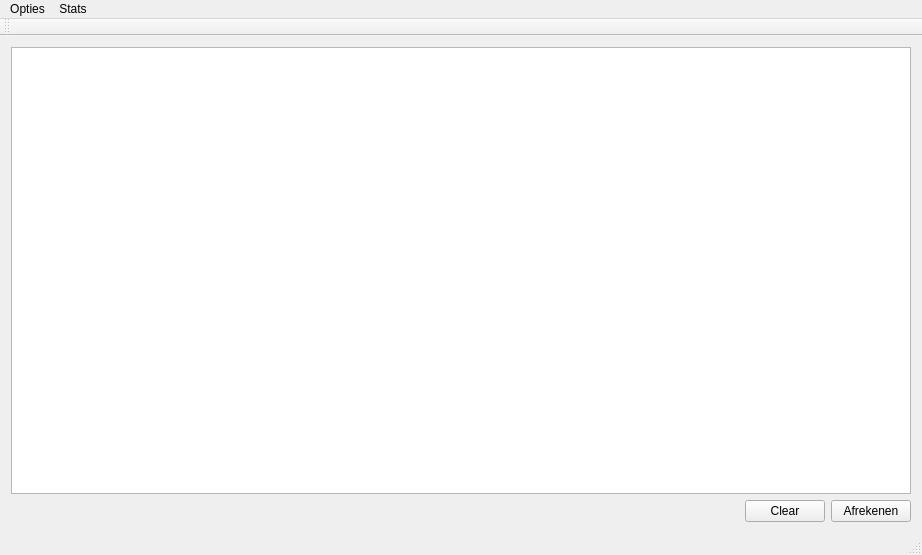
<?xml version="1.0" encoding="UTF-8"?>
<ui version="4.0">
 <class>MainWindow</class>
 <widget class="QMainWindow" name="MainWindow">
  <property name="geometry">
   <rect>
    <x>0</x>
    <y>0</y>
    <width>922</width>
    <height>555</height>
   </rect>
  </property>
  <property name="windowTitle">
   <string>MainWindow</string>
  </property>
  <widget class="QWidget" name="centralWidget">
   <layout class="QVBoxLayout" name="verticalLayout">
    <item>
     <widget class="QTableWidget" name="menuLijst"/>
    </item>
    <item>
     <layout class="QHBoxLayout" name="horizontalLayout">
      <item>
       <spacer name="horizontalSpacer">
        <property name="orientation">
         <enum>Qt::Horizontal</enum>
        </property>
        <property name="sizeHint" stdset="0">
         <size>
          <width>40</width>
          <height>20</height>
         </size>
        </property>
       </spacer>
      </item>
      <item>
       <widget class="QPushButton" name="clear">
        <property name="text">
         <string>Clear</string>
        </property>
       </widget>
      </item>
      <item>
       <widget class="QPushButton" name="afrekenen">
        <property name="text">
         <string>Afrekenen</string>
        </property>
       </widget>
      </item>
     </layout>
    </item>
   </layout>
  </widget>
  <widget class="QMenuBar" name="menuBar">
   <property name="geometry">
    <rect>
     <x>0</x>
     <y>0</y>
     <width>922</width>
     <height>26</height>
    </rect>
   </property>
   <widget class="QMenu" name="menuOpties">
    <property name="title">
     <string>Opties</string>
    </property>
    <addaction name="actionMenu_aanpassen"/>
    <addaction name="actionLogs_verwijderen"/>
    <addaction name="actionMake_Backup"/>
   </widget>
   <widget class="QMenu" name="menuStats">
    <property name="title">
     <string>Stats</string>
    </property>
    <addaction name="actionAantallen"/>
    <addaction name="actionLog"/>
   </widget>
   <addaction name="menuOpties"/>
   <addaction name="menuStats"/>
  </widget>
  <widget class="QToolBar" name="mainToolBar">
   <attribute name="toolBarArea">
    <enum>TopToolBarArea</enum>
   </attribute>
   <attribute name="toolBarBreak">
    <bool>false</bool>
   </attribute>
  </widget>
  <widget class="QStatusBar" name="statusBar"/>
  <action name="actionMenu_aanpassen">
   <property name="text">
    <string>Menu aanpassen</string>
   </property>
  </action>
  <action name="actionAantallen">
   <property name="text">
    <string>Aantallen</string>
   </property>
  </action>
  <action name="actionLog">
   <property name="text">
    <string>Log</string>
   </property>
  </action>
  <action name="actionLogs_verwijderen">
   <property name="text">
    <string>Logs verwijderen</string>
   </property>
  </action>
  <action name="actionMake_Backup">
   <property name="text">
    <string>Make Backup</string>
   </property>
  </action>
 </widget>
 <layoutdefault spacing="6" margin="11"/>
 <resources/>
 <connections/>
</ui>
